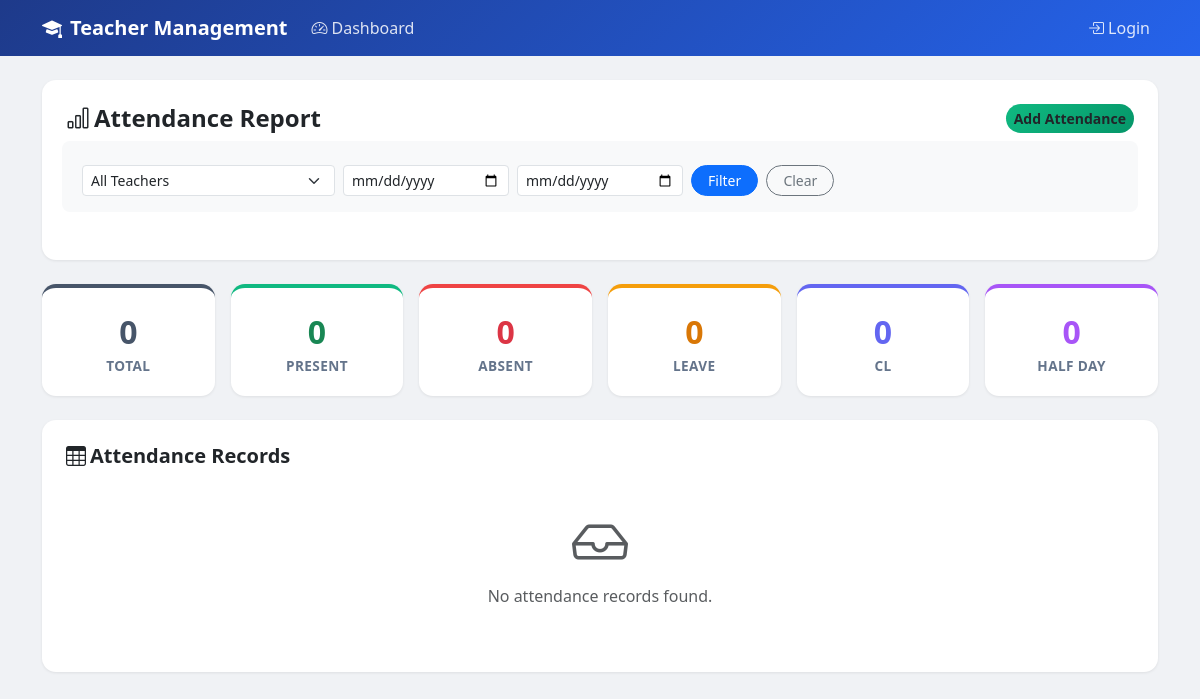
Before: /attendances/report/ with the older database file.
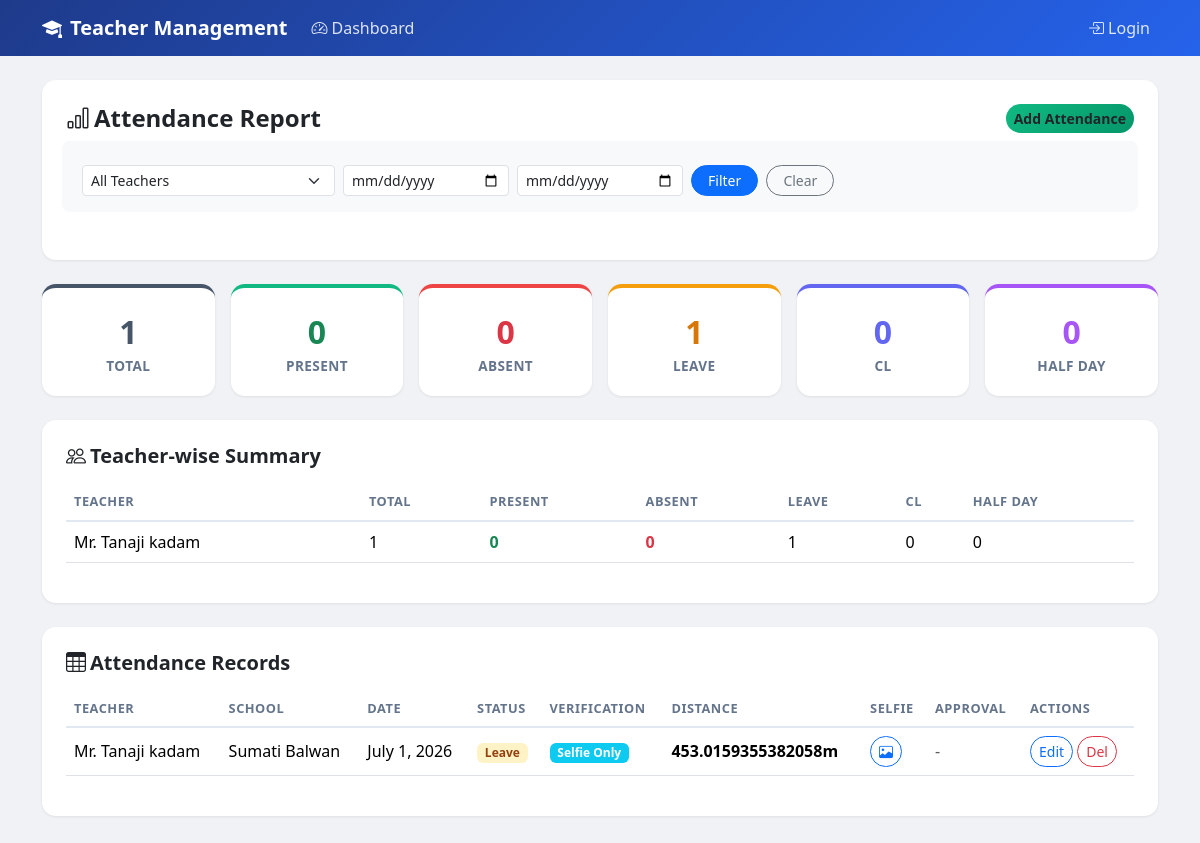
After: the same page with the newer database file.
### management/models.py (models this page shows, shortened)
class Teacher(models.Model):
    user = models.OneToOneField(User, on_delete=models.CASCADE, null=True, blank=True, related_name='teacher_profile')
    first_name = models.CharField(max_length=120)
    last_name = models.CharField(max_length=120)
    email = models.EmailField(blank=True)
    phone = models.CharField(max_length=80, blank=True)
    qualification = models.CharField(max_length=200, blank=True)
    notes = models.TextField(blank=True)
    active = models.BooleanField(default=True)
    school = models.ForeignKey(School, on_delete=models.SET_NULL, null=True, blank=True, related_name='teachers')
    class Meta:
        ordering = ["last_name", "first_name"]
    @property
    def full_name(self):
        return f"{self.first_name} {self.last_name}"

class Attendance(models.Model):
    class StatusChoices(models.TextChoices):
        PRESENT = 'present', 'Present'
        ABSENT = 'absent', 'Absent'
        LEAVE = 'leave', 'Leave'
        CL = 'cl', 'CL (Casual Leave)'
        HALF_LEAVE = 'half_leave', 'Half Leave'
        OTHER = 'other', 'Other'
        OFFICIAL_DUTY = 'official_duty', 'Official Duty'
    WEEKDAY_CHOICES = [
        ('MON', 'Monday'),
        ('TUE', 'Tuesday'),
        ('WED', 'Wednesday'),
        ('THU', 'Thursday'),
        ('FRI', 'Friday'),
        ('SAT', 'Saturday'),
        ('SUN', 'Sunday'),
    ]
    VERIFICATION_CHOICES = [
        ('GPS_SELFIE', 'GPS + Selfie'),
        ('GPS', 'GPS Only'),
        ('SELFIE', 'Selfie Only'),
        ('MANUAL', 'Manual'),
    ]
    APPROVAL_CHOICES = [
        ('pending', 'Pending'),
        ('approved', 'Approved'),
        ('rejected', 'Rejected'),
        ('none', 'None'),
    ]
    teacher = models.ForeignKey(Teacher, on_delete=models.CASCADE, related_name='attendances')
    school = models.ForeignKey(School, on_delete=models.CASCADE, related_name='attendances')
    course = models.ForeignKey(Course, on_delete=models.SET_NULL, null=True, blank=True, related_name='attendances')
    attendance_date = models.DateField(default=timezone.now)
    attendance_status = models.CharField(max_length=20, choices=StatusChoices.choices, default=StatusChoices.PRESENT)
    standard_class = models.CharField(max_length=100, blank=True, null=True, help_text="Standard/Class (STD)")
    weekday = models.CharField(max_length=20, blank=True, choices=WEEKDAY_CHOICES)
    start_time = models.TimeField(null=True, blank=True)
    end_time = models.TimeField(null=True, blank=True)
    room = models.CharField(max_length=50, blank=True)
    notes = models.TextField(blank=True)
    created_at = models.DateTimeField(default=timezone.now)
    marked_at = models.DateTimeField(default=timezone.now)
    latitude = models.FloatField(null=True, blank=True)
    longitude = models.FloatField(null=True, blank=True)
    location = models.CharField(max_length=255, blank=True, null=True, help_text="Human readable location or address description")
    distance_from_school = models.FloatField(null=True, blank=True, help_text="Distance in meters")
    attendance_time = models.TimeField(default=timezone.now)
    device_id = models.CharField(blank=True, max_length=255, null=True)
    face_confidence = models.FloatField(blank=True, null=True)
    qr_code_data = models.CharField(blank=True, max_length=255, null=True)
    selfie_image = models.ImageField(blank=True, null=True, upload_to='attendance_selfies/')
    verification_method = models.CharField(max_length=50, choices=VERIFICATION_CHOICES, default='GPS_SELFIE')
    wifi_bssid = models.CharField(blank=True, max_length=255, null=True)
    wifi_ssid = models.CharField(blank=True, max_length=255, null=True)
    approval_status = models.CharField(max_length=20, choices=APPROVAL_CHOICES, default='none')
    approved_by = models.ForeignKey(User, on_delete=models.SET_NULL, null=True, blank=True, related_name='approved_attendances')
    approved_at = models.DateTimeField(null=True, blank=True)
    official_duty_reason = models.TextField(blank=True, null=True, help_text="Reason for official duty when outside school radius")
    class Meta:
        ordering = ['-attendance_date', 'weekday', 'start_time', 'teacher__last_name']
        constraints = [
            models.UniqueConstraint(fields=['teacher', 'attendance_date'], name='unique_teacher_attendance_per_day')
        ]

class School(models.Model):
    name = models.CharField(max_length=200)
    city = models.CharField(max_length=120, blank=True)
    address = models.CharField(max_length=255, blank=True)
    email = models.EmailField(blank=True)
    phone = models.CharField(max_length=20, blank=True)
    school_latitude = models.FloatField(
        null=True,
        blank=True,
        validators=[MinValueValidator(-90.0), MaxValueValidator(90.0)]
    )
    school_longitude = models.FloatField(
        null=True,
        blank=True,
        validators=[MinValueValidator(-180.0), MaxValueValidator(180.0)]
    )
    allowed_radius_meters = models.IntegerField(
        default=500,
        validators=[MinValueValidator(1)],
        help_text="Allowed radius in meters"
    )
    class Meta:
        ordering = ["name"]

### management/views.py (the view)
# urls.py: path("attendances/report/", views.attendance_report, name="attendance_report"),
def attendance_report(request):
    teacher_id = request.GET.get("teacher")
    date_from = request.GET.get("date_from")
    date_to = request.GET.get("date_to")
    attendances = Attendance.objects.select_related("teacher", "school", "course")
    if teacher_id:
        attendances = attendances.filter(teacher_id=teacher_id)
    if date_from:
        attendances = attendances.filter(attendance_date__gte=date_from)
    if date_to:
        attendances = attendances.filter(attendance_date__lte=date_to)
    status_summary = attendances.values("attendance_status").annotate(count=Count("id"))
    teacher_summary = (
        attendances.values("teacher__first_name", "teacher__last_name")
        .annotate(
            total=Count("id"),
            present=Count("id", filter=Q(attendance_status__in=["PRESENT", "present"])),
            absent=Count("id", filter=Q(attendance_status__in=["ABSENT", "absent"])),
            leave=Count("id", filter=Q(attendance_status__in=["LEAVE", "leave"])),
            cl=Count("id", filter=Q(attendance_status__in=["CL", "cl"])),
            half_day=Count("id", filter=Q(attendance_status__in=["HALF_DAY", "half_leave"])),
        )
        .order_by("teacher__last_name")
    )
    status_map = dict(Attendance.StatusChoices.choices)
    status_summary_list = [
        {"status": s["attendance_status"], "label": status_map.get(s["attendance_status"], s["attendance_status"]), "count": s["count"]}
        for s in status_summary
    ]
    return render(
        request,
        "management/attendance_report.html",
        {
            "attendances": attendances,
            "status_summary": status_summary_list,
            "teacher_summary": teacher_summary,
            "teachers": Teacher.objects.all(),
            "selected_teacher": teacher_id,
            "selected_date_from": date_from,
            "selected_date_to": date_to,
            "total_count": attendances.count(),
            "present_count": attendances.filter(attendance_status__in=["PRESENT", "present"]).count(),
            "absent_count": attendances.filter(attendance_status__in=["ABSENT", "absent"]).count(),
            "leave_count": attendances.filter(attendance_status__in=["LEAVE", "leave"]).count(),
            "cl_count": attendances.filter(attendance_status__in=["CL", "cl"]).count(),
            "half_day_count": attendances.filter(attendance_status__in=["HALF_DAY", "half_leave"]).count(),
        },
    )

### templates/management/attendance_report.html (shortened to what the changed rows need)
{% extends "management/base.html" %}
{% block content %}
<div class="row g-3 mb-4">
    <div class="col-4 col-md-2">
        <div class="stat-card" style="border-top-color:#475569;">
            <div class="stat-number" style="color:#475569;">{{ total_count }}</div>
            <div class="stat-label">Total</div>
        </div>
    </div>
    <div class="col-4 col-md-2">
        <div class="stat-card" style="border-top-color:#f59e0b;">
            <div class="stat-number" style="color:#d97706;">{{ leave_count }}</div>
            <div class="stat-label">Leave</div>
        </div>
    </div>
</div>
{% if teacher_summary %}
<div class="content-card">
    <h5 class="fw-bold mb-3"><i class="bi bi-people me-1"></i>Teacher-wise Summary</h5>
    <div class="table-responsive">
        <table class="table table-hover">
            <thead>
                <tr>
                    <th>Teacher</th>
                    <th>Total</th>
                    <th>Present</th>
                    <th>Absent</th>
                    <th>Leave</th>
                    <th>CL</th>
                    <th>Half Day</th>
                </tr>
            </thead>
            <tbody>
                {% for row in teacher_summary %}
                <tr>
                    <td>{{ row.teacher__first_name }} {{ row.teacher__last_name }}</td>
                    <td>{{ row.total }}</td>
                    <td class="text-success fw-bold">{{ row.present }}</td>
                    <td class="text-danger fw-bold">{{ row.absent }}</td>
                    <td>{{ row.leave }}</td>
                    <td>{{ row.cl }}</td>
                    <td>{{ row.half_day }}</td>
                </tr>
                {% endfor %}
            </tbody>
        </table>
    </div>
</div>
{% endif %}
<div class="content-card">
    {% if attendances %}
    <div class="table-responsive">
        <table class="table table-hover">
            <thead>
                <tr>
                    <th>Teacher</th>
                    <th>School</th>
                    <th>Date</th>
                    <th>Status</th>
                    <th>Verification</th>
                    <th>Distance</th>
                    <th>Selfie</th>
                    <th>Approval</th>
                    <th>Actions</th>
                </tr>
            </thead>
            <tbody>
                {% for attendance in attendances %}
                <tr>
                    <td>{{ attendance.teacher.full_name }}</td>
                    <td>{{ attendance.school.name }}</td>
                    <td>{{ attendance.attendance_date }}</td>
                    <td>
                        {% if attendance.attendance_status == "present" or attendance.attendance_status == "PRESENT" %}
                            <span class="badge badge-present">Present</span>
                        {% elif attendance.attendance_status == "absent" or attendance.attendance_status == "ABSENT" %}
                            <span class="badge badge-absent">Absent</span>
                        {% elif attendance.attendance_status == "leave" %}
                            <span class="badge badge-leave">Leave</span>
                        {% elif attendance.attendance_status == "cl" %}
                            <span class="badge badge-cl">CL</span>
                        {% elif attendance.attendance_status == "half_leave" %}
                            <span class="badge badge-half_day">Half Day</span>
                        {% elif attendance.attendance_status == "other" %}
                            <span class="badge bg-secondary">Other</span>
                        {% endif %}
                    </td>
                    <td><span class="badge bg-info">{{ attendance.get_verification_method_display }}</span></td>
                    <td>
                        {% if attendance.distance_from_school is not None %}
                            <span class="fw-bold">{{ attendance.distance_from_school }}m</span>
                        {% else %}
                            <span class="text-muted">-</span>
                        {% endif %}
                    </td>
                    <td>
                        {% if attendance.selfie_image %}
                            <a href="{{ attendance.selfie_image.url }}" target="_blank" class="btn btn-sm btn-outline-primary rounded-pill">
                                <i class="bi bi-image"></i>
                            </a>
                        {% else %}
                            <span class="text-muted">-</span>
                        {% endif %}
                    </td>
                    <td>
                        {% if attendance.approval_status == "pending" %}
                            <span class="badge badge-pending">Pending</span>
                        {% elif attendance.approval_status == "approved" %}
                            <span class="badge badge-approved">Approved</span>
                        {% elif attendance.approval_status == "rejected" %}
                            <span class="badge badge-rejected">Rejected</span>
                        {% else %}
                            <span class="text-muted">-</span>
                        {% endif %}
                    </td>
                    <td>
                        <a href="{% url 'attendance_update' attendance.id %}" class="btn btn-sm btn-outline-primary rounded-pill px-2">Edit</a>
                        <a href="{% url 'attendance_delete' attendance.id %}" class="btn btn-sm btn-outline-danger rounded-pill px-2">Del</a>
                    </td>
                </tr>
                {% endfor %}
            </tbody>
        </table>
    </div>
    {% else %}
    <div class="text-center py-4">
        <i class="bi bi-inbox display-4 text-muted"></i>
        <p class="text-muted mt-2">No attendance records found.</p>
    </div>
    {% endif %}
</div>
{% endblock %}

Changed rows visible on the page:
now on this page (row unchanged): Teacher: teacher__first_name "Mr. Tanaji", teacher__last_name "kadam", total "1", present "0", absent "0", leave "1", cl "0", half_day "0"
added Attendance: teacher.full_name "Mr. Tanaji kadam", school.name "Sumati Balwan", attendance_date "July 1, 2026", attendance_status "Leave", verification_method "Selfie Only", distance_from_school "453.0159355382058"
Other visible differences:
{{ total_count }}: "0" → "1"
{{ leave_count }}: "0" → "1"
text no longer shown: "No attendance records found."
text now shown: "Teacher-wise Summary TEACHER TOTAL PRESENT ABSENT LEAVE CL HALF DAY TEACHER SCHOOL DATE STATUS VERIFICATION DISTANCE SELFIE APPROVAL ACTIONS"
